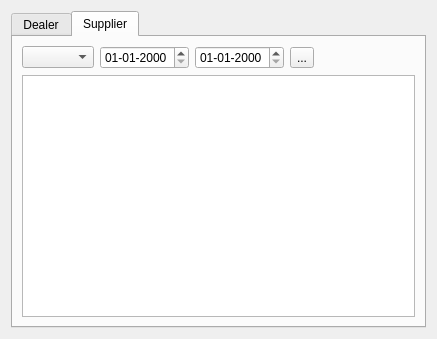
<?xml version="1.0" encoding="UTF-8"?>
<ui version="4.0">
 <class>ReportsDialog</class>
 <widget class="QDialog" name="ReportsDialog">
  <property name="geometry">
   <rect>
    <x>0</x>
    <y>0</y>
    <width>437</width>
    <height>339</height>
   </rect>
  </property>
  <property name="windowTitle">
   <string>Reports</string>
  </property>
  <layout class="QGridLayout" name="gridLayout">
   <item row="0" column="0">
    <widget class="QTabWidget" name="tabWidget">
     <property name="currentIndex">
      <number>1</number>
     </property>
     <widget class="QWidget" name="tab">
      <attribute name="title">
       <string>Dealer</string>
      </attribute>
      <layout class="QGridLayout" name="gridLayout_2">
       <item row="0" column="0">
        <layout class="QHBoxLayout" name="horizontalLayout_2">
         <item>
          <layout class="QHBoxLayout" name="horizontalLayout">
           <item>
            <widget class="QComboBox" name="dealer_comboBox"/>
           </item>
           <item>
            <widget class="QDateEdit" name="dealerfrom_dateEdit">
             <property name="displayFormat">
              <string>dd-MM-yyyy</string>
             </property>
            </widget>
           </item>
           <item>
            <widget class="QDateEdit" name="dealerto_dateEdit">
             <property name="displayFormat">
              <string>dd-MM-yyyy</string>
             </property>
            </widget>
           </item>
          </layout>
         </item>
         <item>
          <widget class="QToolButton" name="printDealerPayment_toolButton">
           <property name="text">
            <string>...</string>
           </property>
          </widget>
         </item>
         <item>
          <spacer name="horizontalSpacer">
           <property name="orientation">
            <enum>Qt::Horizontal</enum>
           </property>
           <property name="sizeHint" stdset="0">
            <size>
             <width>40</width>
             <height>20</height>
            </size>
           </property>
          </spacer>
         </item>
        </layout>
       </item>
       <item row="1" column="0">
        <widget class="QTableView" name="dealer_tableview"/>
       </item>
      </layout>
     </widget>
     <widget class="QWidget" name="tab_2">
      <attribute name="title">
       <string>Supplier</string>
      </attribute>
      <layout class="QGridLayout" name="gridLayout_3">
       <item row="0" column="0">
        <layout class="QHBoxLayout" name="horizontalLayout_4">
         <item>
          <layout class="QHBoxLayout" name="horizontalLayout_3">
           <item>
            <widget class="QComboBox" name="supplier_comboBox_2"/>
           </item>
           <item>
            <widget class="QDateEdit" name="supplierfrom_dateEdit_2">
             <property name="displayFormat">
              <string>dd-MM-yyyy</string>
             </property>
            </widget>
           </item>
           <item>
            <widget class="QDateEdit" name="supplierto_dateEdit_2">
             <property name="displayFormat">
              <string>dd-MM-yyyy</string>
             </property>
            </widget>
           </item>
          </layout>
         </item>
         <item>
          <widget class="QToolButton" name="printsupplierpayments_toolbutton">
           <property name="text">
            <string>...</string>
           </property>
          </widget>
         </item>
         <item>
          <spacer name="horizontalSpacer_2">
           <property name="orientation">
            <enum>Qt::Horizontal</enum>
           </property>
           <property name="sizeHint" stdset="0">
            <size>
             <width>40</width>
             <height>20</height>
            </size>
           </property>
          </spacer>
         </item>
        </layout>
       </item>
       <item row="1" column="0">
        <widget class="QTableView" name="supplier_tableView"/>
       </item>
      </layout>
     </widget>
    </widget>
   </item>
  </layout>
 </widget>
 <resources/>
 <connections/>
</ui>
